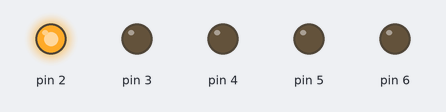
A sketch run on a simulated Arduino Uno, built with avr-gcc and run on an emulated ATmega328P. On the bench: output pins drawn as LEDs (lit = HIGH).

Above: at 0.05 s.
At 0.65 s:
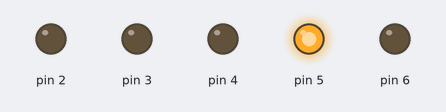
At 1.25 s:
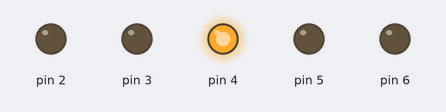
At 1.85 s:
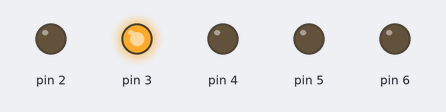
At 2.5 s:
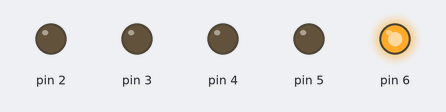
Timing chart, 0 to 3.0 s (numbered marks = the images above):
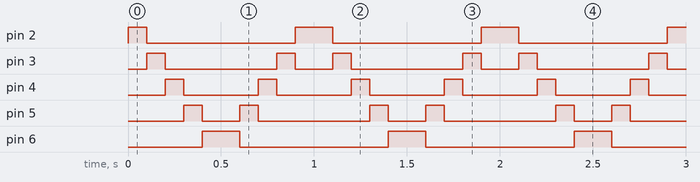

The sketch:

sketch_jun13b.ino
```cpp
#define DELAY_TIME 100


void setup(){
  int index ;
  for(index=2;index<7;index++){
  pinMode(index,OUTPUT);
  }
}

void loop(){
  int index;


  for(index=2;index<7;index++){
  digitalWrite(index,HIGH);
  delay(DELAY_TIME);
  digitalWrite(index,LOW);
  }

  index= index-1;
  for(;index>1;index--){
   digitalWrite(index,HIGH);
   delay(DELAY_TIME);
   digitalWrite(index,LOW);
  }

}
```

Measured:
- by itself, pin 2: repeats every 1.0 s: LOW 0.80 s, HIGH 0.20 s
- by itself, pin 3: repeats every 1.0 s: LOW 0.60 s, HIGH 0.10 s, LOW 0.20 s, HIGH 0.10 s
- by itself, pin 4: alternates HIGH for 0.10 s and LOW for 0.40 s
- by itself, pin 5: repeats every 1.0 s: LOW 0.20 s, HIGH 0.10 s, LOW 0.60 s, HIGH 0.10 s
- by itself, pin 6: alternates HIGH for 0.20 s and LOW for 0.80 s
